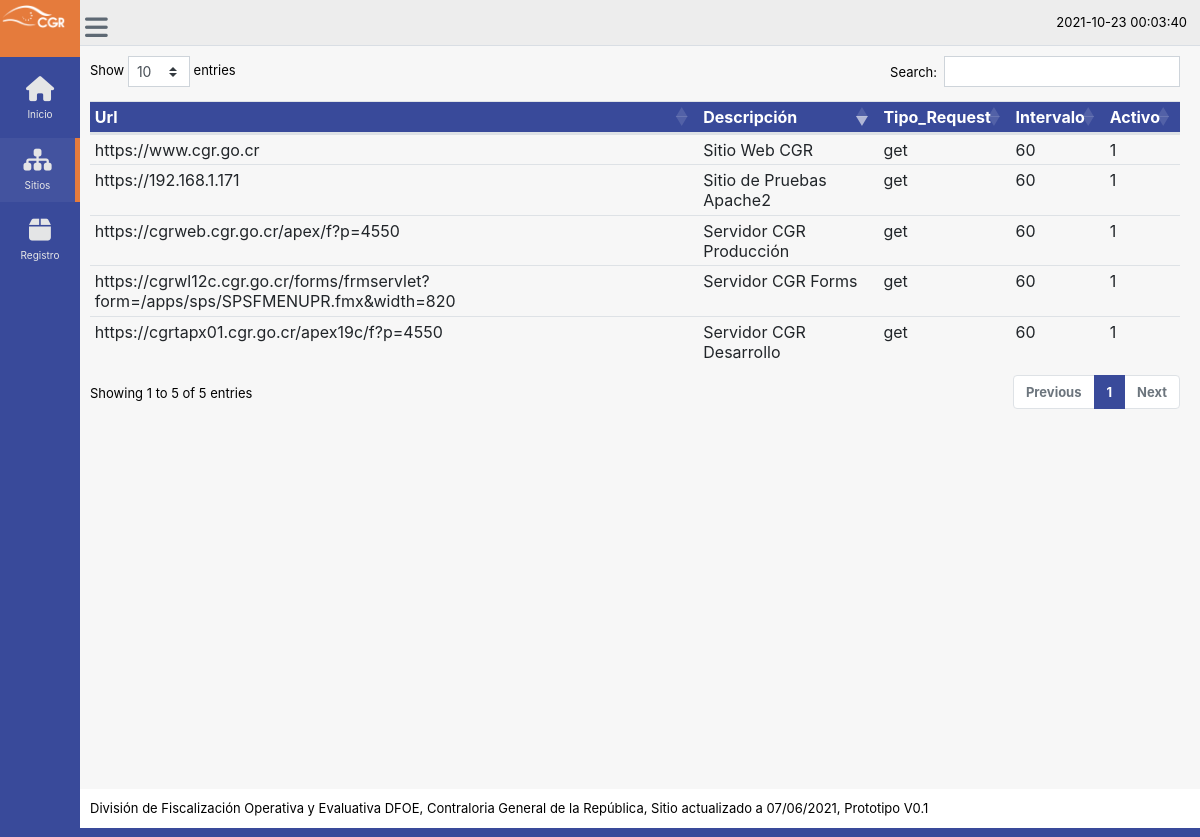
/sitios, run on the app's committed database.
### tables this page shows
CREATE TABLE "sitios" (
	"url"	text NOT NULL,
	"description"	text,
	"request_type"	text,
	"monitoring_interval"	INTEGER,
	"enabled"	INTEGER,
	PRIMARY KEY("url")
);

### app.py (the view)
@app.route('/sitios')
def sitios():
    date = datetime.datetime.now()
    datos = obtener_sitios()
    columnas = ["Url","Descripción", "Tipo_Request", "Intervalo", "Activo"]
    return render_template('sitios.html', date = date, datos = datos, columnas = columnas)

### app.py (called while the page is built)
def obtener_sitios():
    try:
        salida = []
        con = sqlite3.connect("monitoreo_db.db")
        cursor = con.cursor()
        cursor.execute('select * from sitios')
        filas = cursor.fetchall()
        return filas
    except Error as e:
        print(e)

### templates/sitios.html (shortened to what this page needs)
{% extends "plantilla.html" %}
{% block content %}
<table id="table" class="table table-hover table-sm">
    <thead>
        <tr>
            {% for row in columnas %}
            <th class="color-cgr">{{ row }}</th>
            {% endfor %}
        </tr>
    </thead>
    <tbody>
        {% for fila in datos %}
        <tr>
            {% for celda in fila %}
              <td>{{ celda }}</td>
            {% endfor %}
        </tr>
        {% endfor %}
    </tbody>
</table>
{% endblock %}

### templates/plantilla.html (shortened to what this page needs)
<head>
    <link rel="stylesheet" href="https://cdn.jsdelivr.net/npm/bootstrap@4.5.3/dist/css/bootstrap.min.css"
>
    <link href="https://cdn.datatables.net/1.10.24/css/dataTables.bootstrap4.min.css" rel="stylesheet">
    <link href="{{ url_for('static', filename='css/custom.css') }}" rel="stylesheet">
    <link href="https://cdnjs.cloudflare.com/ajax/libs/toastr.js/latest/css/toastr.min.css" rel="stylesheet">
</head>
<body class="nav-sm">
    <div class="container body">
        <div class="main_container">
            <div class="col-md-3 left_col menu_fixed">
                <div class="left_col scroll-view">
                    <div class="navbar nav_title" style="border: 0;">
                        <a href="/" class="site_title">
                            <img src="{{ url_for('static', filename='images/CGR-logo.png') }}" alt="" style="height: 50%;">
                        </a>
                    </div>
                    <div id="sidebar-menu" class="main_menu_side hidden-print main_menu">
                        <div class="menu_section">
                            <ul class="nav side-menu">
                                <li>
                                    <a href="{{ url_for('home') }}">
                                        <i class="fa fa-home"></i> Inicio
                                    </a>
                                </li>
                                <li>
                                    <a href="{{ url_for('sitios') }}">
                                        <i class="fa fa-sitemap"></i> Sitios
                                    </a>
                                </li>
                                <li>
                                    <a href="{{ url_for('registros') }}">
                                        <i class="fa fa-box"></i> Registro
                                    </a>
                                </li>
                            </ul>
                        </div>
                    </div>
                </div>
            </div>
            <div class="top_nav">
                <div class="nav_menu">
                    <div class="nav toggle">
                        <a id="menu_toggle">
                            <i class="fa fa-bars" style="color: #5E6974 !important"></i>
                        </a>
                    </div>
                    <nav class="nav navbar-nav">
                        <ul class=" navbar-right">
                            <li class="nav-item dropdown open" style="padding-left: 15px;">
                                {{ date }}
                            </li>
                        </ul>
                    </nav>
                </div>
            </div>
            <div id="derecha" class="right_col" role="main">
                {% block content %}
                {% endblock %}
            </div>
            <footer>
                <div class="pull-right">
                    División de Fiscalización Operativa y Evaluativa DFOE, Contraloria General de la República, Sitio
                    actualizado a 07/06/2021, Prototipo V0.1
                </div>
            </footer>
        </div>
    </div>
</body>
</html>

### data on the page
sitios: url "https://192.168.1.171", description "Sitio de Pruebas Apache2", request_type "get", fila "60" "1"
sitios: url "https://www.cgr.go.cr", description "Sitio Web CGR", request_type "get", fila "60" "1"
sitios: url "https://cgrtapx01.cgr.go.cr/apex19c/f?p=4550", description "Servidor CGR Desarrollo", request_type "get", fila "60" "1"
sitios: url "https://cgrweb.cgr.go.cr/apex/f?p=4550", description "Servidor CGR Producción", request_type "get", fila "60" "1"
sitios: url "https://cgrwl12c.cgr.go.cr/forms/frmservlet?form=/apps/sps/SPSFMENUPR.fmx&width=820", description "Servidor CGR Forms", request_type "get", fila "60" "1"

### other printed values
{{ date }} "2021-10-23 00:03:40"
{{ row }} "Url" "Descripción" "Tipo_Request" "Intervalo" "Activo"
